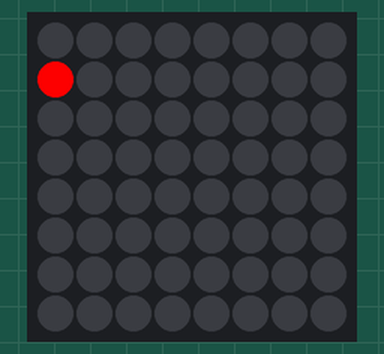
The program below on a simulated Raspberry Pi (BCM pin numbers) with a Sense HAT. Parts: the Sense HAT's 8×8 RGB LED matrix. At 5.8 s the program stops and its outputs stay as they are.

Above: at 1.77 s.
At 2.67 s:
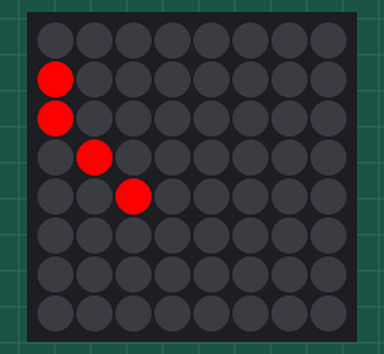
At 3.57 s:
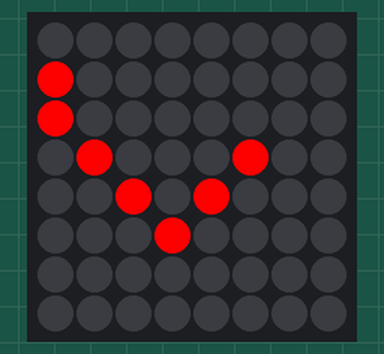
At 4.17 s:
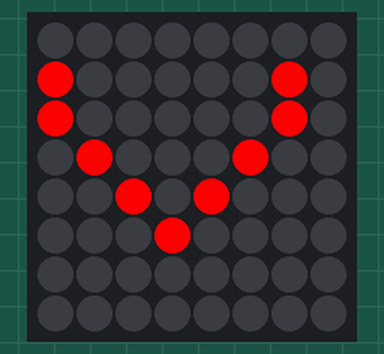
At 4.77 s:
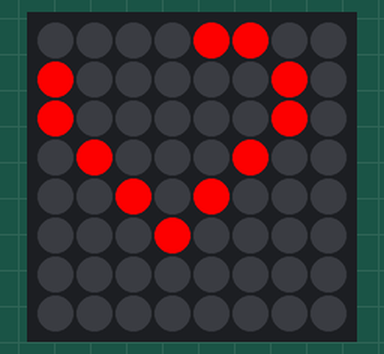
At 5.6 s:
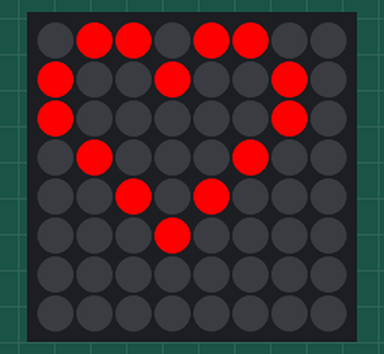

The program:

heart.py
```python
from sense_hat import SenseHat
import time
s = SenseHat()

red = (255,0,0)
black = (0,0,0)
white = (0,0,0)

for i in range(8):
    time.sleep(.200)
    for j in range(8):
        s.set_pixel(i,j,white)

s.set_pixel(0,1,red)
time.sleep(.300)

s.set_pixel(0,2,red)
time.sleep(.300)

s.set_pixel(1,3,red)
time.sleep(.300)

s.set_pixel(2,4,red)
time.sleep(.300)

s.set_pixel(3,5,red)
time.sleep(.300)

s.set_pixel(4,4,red)
time.sleep(.300)

s.set_pixel(5,3,red)
time.sleep(.300)

s.set_pixel(6,2,red)
time.sleep(.300)

s.set_pixel(6,1,red)
time.sleep(.300)

s.set_pixel(5,0,red)
time.sleep(.300)

s.set_pixel(4,0,red)
time.sleep(.300)

s.set_pixel(3,1,red)
time.sleep(.300)

s.set_pixel(2,0,red)
time.sleep(.300)

s.set_pixel(1,0,red)
time.sleep(.300)
```
